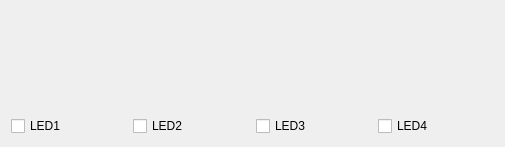
<?xml version="1.0" encoding="UTF-8"?>
<ui version="4.0">
 <class>Widget</class>
 <widget class="QWidget" name="Widget">
  <property name="geometry">
   <rect>
    <x>0</x>
    <y>0</y>
    <width>505</width>
    <height>147</height>
   </rect>
  </property>
  <property name="windowTitle">
   <string>Widget</string>
  </property>
  <layout class="QVBoxLayout" name="verticalLayout_5">
   <item>
    <layout class="QHBoxLayout" name="horizontalLayout">
     <item>
      <layout class="QVBoxLayout" name="verticalLayout_3">
       <item>
        <widget class="QLabel" name="label_1">
         <property name="enabled">
          <bool>false</bool>
         </property>
         <property name="text">
          <string/>
         </property>
         <property name="pixmap">
          <pixmap resource="resources.qrc">:/images/led(50x50).png</pixmap>
         </property>
         <property name="textInteractionFlags">
          <set>Qt::LinksAccessibleByMouse</set>
         </property>
        </widget>
       </item>
       <item>
        <widget class="QCheckBox" name="checkBox_1">
         <property name="text">
          <string>LED1</string>
         </property>
        </widget>
       </item>
      </layout>
     </item>
     <item>
      <layout class="QVBoxLayout" name="verticalLayout">
       <item>
        <widget class="QLabel" name="label_2">
         <property name="enabled">
          <bool>false</bool>
         </property>
         <property name="text">
          <string/>
         </property>
         <property name="pixmap">
          <pixmap resource="resources.qrc">:/images/led(50x50).png</pixmap>
         </property>
         <property name="textInteractionFlags">
          <set>Qt::LinksAccessibleByMouse</set>
         </property>
        </widget>
       </item>
       <item>
        <widget class="QCheckBox" name="checkBox_2">
         <property name="text">
          <string>LED2</string>
         </property>
        </widget>
       </item>
      </layout>
     </item>
     <item>
      <layout class="QVBoxLayout" name="verticalLayout_4">
       <item>
        <widget class="QLabel" name="label_3">
         <property name="enabled">
          <bool>false</bool>
         </property>
         <property name="text">
          <string/>
         </property>
         <property name="pixmap">
          <pixmap resource="resources.qrc">:/images/led(50x50).png</pixmap>
         </property>
         <property name="textInteractionFlags">
          <set>Qt::LinksAccessibleByMouse</set>
         </property>
        </widget>
       </item>
       <item>
        <widget class="QCheckBox" name="checkBox_3">
         <property name="text">
          <string>LED3</string>
         </property>
        </widget>
       </item>
      </layout>
     </item>
     <item>
      <layout class="QVBoxLayout" name="verticalLayout_2">
       <item>
        <widget class="QLabel" name="label_4">
         <property name="enabled">
          <bool>false</bool>
         </property>
         <property name="text">
          <string/>
         </property>
         <property name="pixmap">
          <pixmap resource="resources.qrc">:/images/led(50x50).png</pixmap>
         </property>
         <property name="textInteractionFlags">
          <set>Qt::LinksAccessibleByMouse</set>
         </property>
        </widget>
       </item>
       <item>
        <widget class="QCheckBox" name="checkBox_4">
         <property name="text">
          <string>LED4</string>
         </property>
        </widget>
       </item>
      </layout>
     </item>
    </layout>
   </item>
  </layout>
 </widget>
 <resources>
  <include location="resources.qrc"/>
 </resources>
 <connections/>
</ui>
